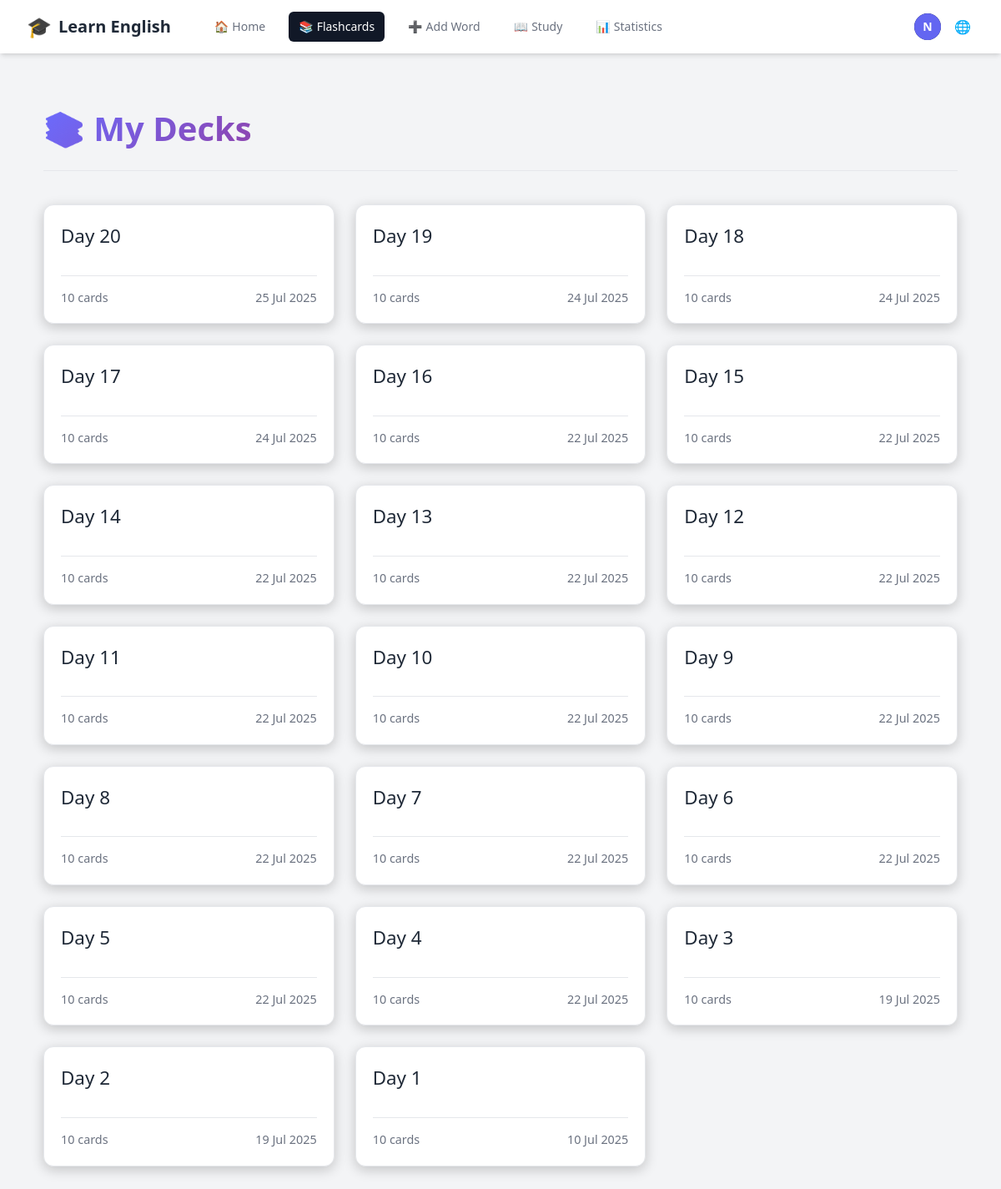
The page /decks/ (signed in) on the database as committed earlier.
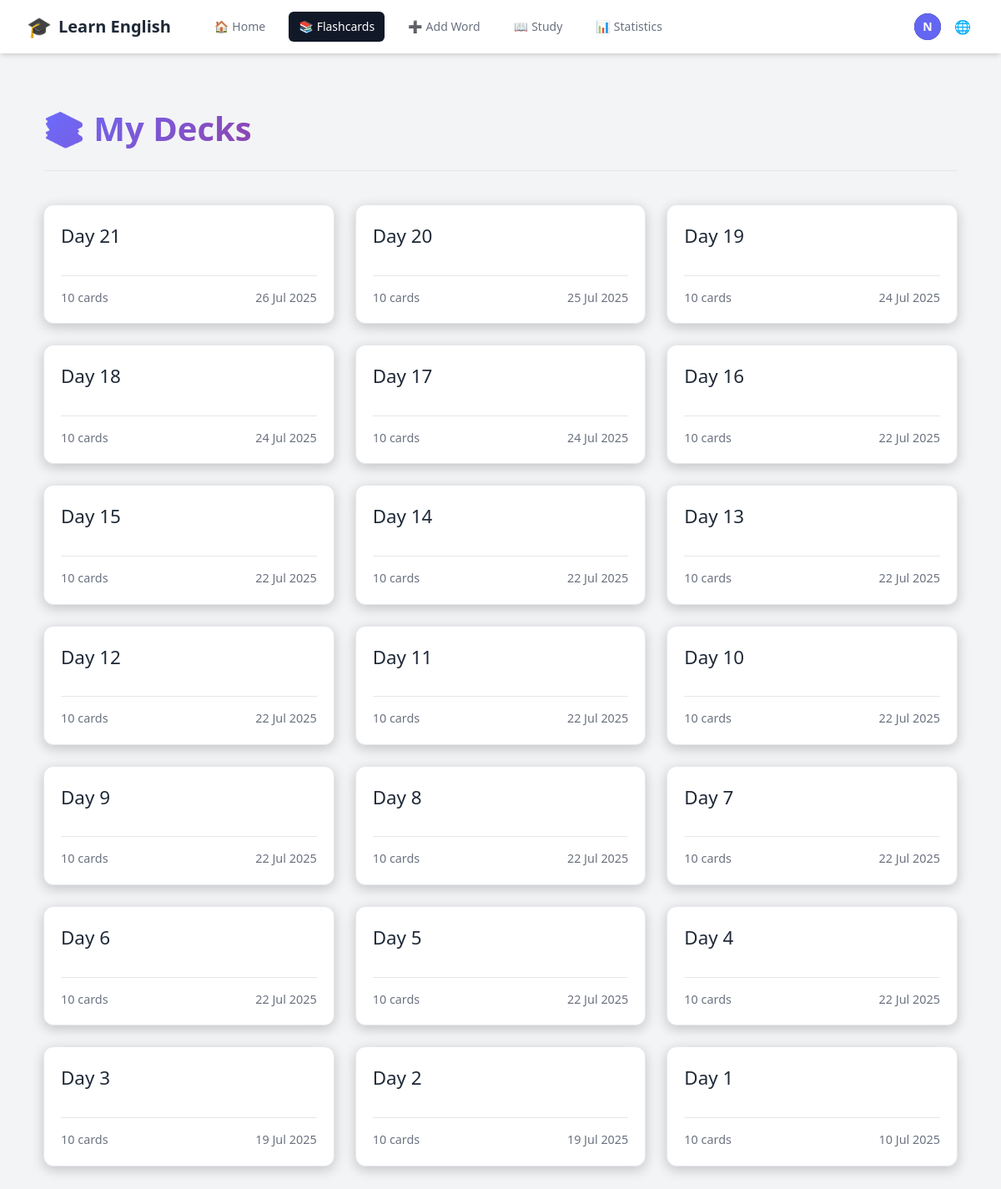
The same page on the database as committed later.
### vocabulary/models.py (models this page shows, shortened)
class Deck(models.Model):
    user = models.ForeignKey(settings.AUTH_USER_MODEL, on_delete=models.CASCADE, related_name='decks')
    name = models.CharField(max_length=255)
    created_at = models.DateTimeField(auto_now_add=True)
    class Meta:
        ordering = ['-created_at']
        unique_together = ['user', 'name']

### vocabulary/views.py (the view)
# urls.py: path('decks/', views.deck_list, name='deck_list'),
@login_required
def deck_list(request):
    decks = Deck.objects.filter(user=request.user).annotate(
        card_count=Count('flashcards')
    ).order_by('-created_at')
    context = {
        'decks': decks
    }
    return render(request, 'vocabulary/deck_list.html', context)

### vocabulary/context_processors.py (called while the page is built)
    def _(message):
        return str(message)

### vocabulary/templates/vocabulary/deck_list.html (shortened to what this page needs)
{% extends "base.html" %}
{% block content %}
<div class="deck-list-page">
    <div class="page-header">
        <h1>📚 {{ manual_texts.my_decks }}</h1>
    </div>
    {% if decks %}
        <div class="deck-grid">
            {% for deck in decks %}
                <a href="{% url 'deck_detail' deck.id %}" class="deck-card">
                    <div>
                        <h2>{{ deck.name }}</h2>
                    </div>
                    <div class="deck-info">
                        <span>{{ deck.card_count }} {{ manual_texts.cards_text }}</span>
                        <span class="created-date">{{ deck.created_at|date:"d M Y" }}</span>
                    </div>
                </a>
            {% endfor %}
        </div>
    {% else %}
        <div class="no-decks">
            <h2>{{ manual_texts.no_decks_yet }}</h2>
            <p>{{ manual_texts.get_started_by }} <a href="{% url 'add_flashcard' %}">{{ manual_texts.adding_flashcards }}</a>!</p>
        </div>
    {% endif %}
</div>
{% endblock %}

Rows that differ between the two databases and show on the page:
added Deck: name "Day 21", card_count "10", cards_text "cards", created_at "26 Jul 2025"
